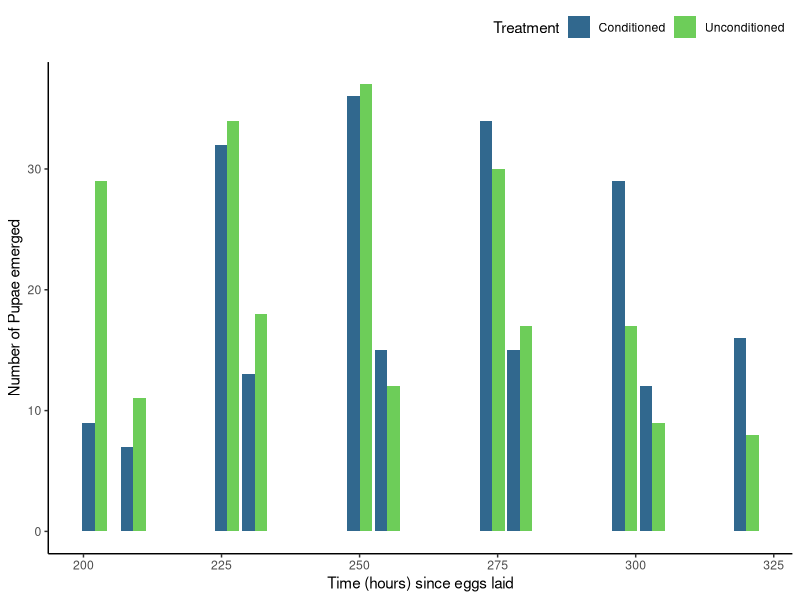

Generate this figure with R: (Note: this script raises an error after producing the figure.)
## Packages
library(tidyverse)
library(ggplot2)
library(readxl)
library(viridis)

## Read data in
pupae_fitness <- read_excel("data/puape_data.xlsx")

## choosing colours from virids to use
viridis_colors <- viridis(10)


#### PUPAE PLOT ####

## Creating a plot (bar plot for now)
pupae_fitness_plot <- ggplot(pupae_fitness, aes(x = `time (hours)`, y = pupae, fill = treatment)) +
  geom_bar(stat = "identity", position = "dodge") +
  #geom_line(aes(col = treatment), position = position_dodge(width = 1)) +
  scale_fill_manual(values = viridis_colors[c(4,8)], labels =  c("Conditioned", "Unconditioned")) +
  theme_classic() +
  theme(legend.position = "top",
        legend.justification = "right")+
  labs(x = "Time (hours) since eggs laid", 
       y = "Number of Pupae emerged") +
  labs(fill = "Treatment")






#### FLY FITNESS PLOT ####
fly_fitness_plot <- ggplot(fly_fitness_tidy_females, aes(x = `time_hours`, y = count, fill = females)) +
  geom_bar(stat = "identity", position = "dodge") +
  #geom_line(aes(col = treatment), position = position_dodge(width = 1)) +
  scale_fill_manual(values = viridis_colors[c(1,7,3,8)], labels =  c("Female Conditioned", "Female Unconditioned", "Male Conditioned", 'Male Unconditioned')) +
  theme_classic() + 
  theme(legend.position = "top",
        legend.justification = "right")+
  labs(x = "Time (hours) since eggs laid", 
       y = "Flies (male or female)") +
  labs(fill = "Treatment")



## Read data in
fly_fitness <- read_excel("data/fly_data.xlsx")

females_data <- subset(fly_fitness, select = c(time_hours, females, treatment))


fly_females_plot <- ggplot(females_data, aes(x = time_hours, y = females, fill = treatment)) +
  geom_bar(stat = "identity", position = "dodge") +
  scale_fill_manual(values = viridis_colors[c(4,8)], labels =  c("Conditioned", "Unconditioned")) +
  theme_classic() +
  theme(legend.position = "top",
        legend.justification = "right") +
  labs(x = "Time (hours) since eggs laid", 
       y = "Number of Females Emerged") +
  labs(fill = "Treatment")




males_data <- subset(fly_fitness, select = c(time_hours, males, treatment))


fly_males_plot <- ggplot(males_data, aes(x = time_hours, y = males, fill = treatment)) +
  geom_bar(stat = "identity", position = "dodge") +
  scale_fill_manual(values = viridis_colors[c(4,8)], labels =  c("Conditioned", "Unconditioned")) +
  theme_classic() +
  theme(legend.position = "none") +
  labs(x = "Time (hours) since eggs laid", 
       y = "Number of Males Emerged") +
  labs(fill = "Treatment")


## The Male and Female Plots 

fly_females_plot /
  fly_males_plot




total_females <- sum(females_data$females, na.rm = TRUE)
total_males <- sum(df$males, na.rm = TRUE)


total_females <- sum(fly_fitness_tidy$count[fly_fitness_tidy$gender == "females"])

# Calculate the total number of females for conditioned treatment
total_conditioned_females <- sum(fly_fitness_tidy$count[fly_fitness_tidy$gender == "females" & fly_fitness_tidy$treatment == "conditioned"], na.rm = TRUE)

# Calculate the total number of females for unconditioned treatment
total_unconditioned_females <- sum(fly_fitness_tidy$count[fly_fitness_tidy$gender == "females" & fly_fitness_tidy$treatment == "unconditioned"], na.rm = TRUE)


## Does this code right for Females v Males 


total_conditioned_males <- sum(fly_fitness_tidy$count[fly_fitness_tidy$gender == "males" & fly_fitness_tidy$treatment == "conditioned"], na.rm = TRUE)

# Calculate the total number of females for unconditioned treatment
total_unconditioned_males <- sum(fly_fitness_tidy$count[fly_fitness_tidy$gender == "males" & fly_fitness_tidy$treatment == "unconditioned"], na.rm = TRUE)



totals <- data.frame(
  Gender = c("Conditioned Females", "Unconditioned Females", "Conditioned Males", "Unconditioned Males"),
  Total = c(total_conditioned_females, total_unconditioned_females, total_conditioned_males, total_unconditioned_males)
)


totals$Gender <- factor(totals$Gender, levels = c("Conditioned Females", "Unconditioned Females", "Conditioned Males", "Unconditioned Males"))




total_plot <- ggplot(totals, aes(x = Gender, y = Total, fill = Gender)) +
  geom_bar(stat = "identity") +
  scale_fill_manual(values = viridis_colors[c(2,4,6,8)]) +
  labs(title = "",
       y = "Total Flies",
       x = "Sex and Treatment") +
  theme(legend.position = "none") +
  theme_classic()







fly_fitness_tidy <- tidyr::pivot_longer(data = fly_fitness ,
                                 cols = c( females, males),
                                 names_to = "gender",
                                 values_to = "count") %>% 
mutate(vial = vial)
  







fly_fitness %>% count(females)

total_females <- fly_fitness %>% 
  summarise(total_females = sum(females))












## Finds the sumn
summary_data <- fly_fitness %>%
  group_by(treatment, time_hours) %>%
  summarize(total_females = sum(females, na.rm = TRUE),
            total_males = sum(males, na.rm = TRUE)) %>%
  ungroup()


most_males_by_treatment <- summary_data %>%
  group_by(treatment) %>%
  summarise(max_total_males = max(total_males))

most_females_by_treatment <- summary_data %>%
  group_by(treatment) %>%
  summarise(max_total_males = max(total_males))

data <- summary_data[order(summary_data$total_females, summary_data$total_males), ]


summary_data_2 <- fly_fitness %>%
  group_by(treatment, time_hours) %>%
  summarize(total_females = median(females, na.rm = TRUE),
            total_males = median(males, na.rm = TRUE)) %>%
  ungroup()


most_males_by_treatment_2 <- summary_data_2 %>%
  group_by(treatment) %>%
  summarise(max_total_males = max(total_males))

most_females_by_treatment_2 <- summary_data_2 %>%
  group_by(treatment) %>%
  summarise(max_total_males = max(total_males))

data_2 <- summary_data_2[order(summary_data_2$total_females, summary_data_2$total_males), ]

## same results for median 


library(dplyr)

median_conditioned_females <- fly_fitness_tidy %>%
  filter(gender == "females", treatment == "conditioned") %>%
  group_by(vial) %>%
  summarise(median_count = median(count, na.rm = TRUE))

median_unconditioned_females <- fly_fitness_tidy %>%
  filter(gender == "females", treatment == "unconditioned") %>%
  group_by(vial) %>%
  summarise(median_count = median(count, na.rm = TRUE))

median_conditioned_males <- fly_fitness_tidy %>%
  filter(gender == "males", treatment == "conditioned") %>%
  group_by(vial) %>%
  summarise(median_count = median(count, na.rm = TRUE))

median_unconditioned_males <- fly_fitness_tidy %>%
  filter(gender == "males", treatment == "unconditioned") %>%
  group_by(vial) %>%
  summarise(median_count = median(count, na.rm = TRUE))


# Creating separate data frames for each condition
medians_conditioned_females <- data.frame(
  Gender = "Conditioned Females",
  Total = median_conditioned_females
)

medians_unconditioned_females <- data.frame(
  Gender = "Unconditioned Females",
  Total = median_unconditioned_females
)

medians_conditioned_males <- data.frame(
  Gender = "Conditioned Males",
  Total = median_conditioned_males
)

medians_unconditioned_males <- data.frame(
  Gender = "Unconditioned Males",
  Total = median_unconditioned_males
)

# Combining the data frames into a single data frame
medians <- bind_rows(medians_conditioned_females, 
                     medians_unconditioned_females, 
                     medians_conditioned_males, 
                     medians_unconditioned_males)


boxplot <- ggplot(medians, aes(x = Gender, y = Total.median_count, fill = Gender)) +
  geom_boxplot() +
  geom_point(aes(),
             size = 1,
             shape = 1,
             position = position_jitterdodge()) +
  # You can customize the appearance of the plot as needed
  labs(title = "Boxplot of Medians by Condition and Gender",
       x = "Group",
       y = "Median Value") +
  theme_classic()
library(ggplot2)

# Assuming your data has columns 'Gender' and 'Total.median_count' where 'Gender' indicates the gender (male/female), and 'Total.median_count' contains the median values

library(ggplot2)

# Assuming your data has columns 'Gender' and 'Total.median_count' where 'Gender' indicates the gender (male/female), and 'Total.median_count' contains the median values



fly_total_plots <- ggplot(fly_fitness_tidy, aes(x = gender, y = count, fill = treatment)) +
  geom_boxplot() +
  scale_fill_manual(values = viridis_colors[c(3,6)], labels =  c("Conditioned", "Unconditioned")) +
  theme_classic() +
  theme(legend.position = "top",
        legend.justification = "right") +
  labs(x = "Time (hours) since eggs laid", 
       y = "Number of Flies Emerged", 
       fill = "Treatment") +
  geom_point(aes(),
             size = 1,
             shape = 1,
             position = position_dodge(width=0.75)) +
  scale_x_discrete(labels = c("Females", "Males")) + 
  ylim(0,25)




  ggplot(medians, aes(x = Gender, y = Total.median_count, fill = Gender, pattern = Gender))+ 
    # geom_jitter(aes(x = diet,
    #                 y = fly_numbers,
    #                 fill = diet),
    #             width = 0.1,
    #             shape = 1) +
    geom_boxplot()+
    geom_boxplot_pattern(position = position_dodge(preserve = "single"),
                        color = "black",
                        pattern_fill = "white",
                        pattern_angle = 45,
                        pattern_density = 0.1,
                        pattern_spacing = 0.025,
                        pattern_key_scale_factor = 0.6) +
    geom_point(aes(),
               size = 1,
               shape = 1,
               position = position_jitterdodge()) +
    theme_classic()+
    labs(x = "Diet Condition",
         y = "Flies", 
         title = "")+
    scale_fill_manual(values = "red", "blue", "red", "blue") +  # Set fill colors for the boxplot
    scale_pattern_manual(values = c("stripe", "none", "stripe", "none")) +
    theme(legend.position = "none") +
    ylim(-0.01, 6)





# Calculate the total number of females for conditioned treatment
median_conditioned_females <- median(fly_fitness_tidy$count[fly_fitness_tidy$gender == "females" & fly_fitness_tidy$treatment == "conditioned"], na.rm = TRUE)

# Calculate the total number of females for unconditioned treatment
median_unconditioned_females <- median(fly_fitness_tidy$count[fly_fitness_tidy$gender == "females" & fly_fitness_tidy$treatment == "unconditioned"], na.rm = TRUE)


## Does this code right for Females v Males 


median_conditioned_males <- median(fly_fitness_tidy$count[fly_fitness_tidy$gender == "males" & fly_fitness_tidy$treatment == "conditioned"], na.rm = TRUE)

# Calculate the total number of females for unconditioned treatment
median_unconditioned_males <- median(fly_fitness_tidy$count[fly_fitness_tidy$gender == "males" & fly_fitness_tidy$treatment == "unconditioned"], na.rm = TRUE)



medians <- data.frame(
  Gender = c("Conditioned Females", "Unconditioned Females", "Conditioned Males", "Unconditioned Males"),
  Total = c(median_conditioned_females, median_unconditioned_females, median_conditioned_males, median_unconditioned_males)
)


medians$Gender <- factor(medians$Gender, levels = c("Conditioned Females", "Unconditioned Females", "Conditioned Males", "Unconditioned Males"))




median_plot <- ggplot(medians, aes(x = Gender, y = Total, fill = Gender)) +
  geom_bar(stat = "identity") +
  scale_fill_manual(values = viridis_colors[c(2,4,6,8)]) +
  labs(title = "",
       y = "Total Flies",
       x = "Sex and Treatment") +
  theme(legend.position = "none") +
  theme_classic()












# Calculate the mean number of females for conditioned treatment
mean_conditioned_females <- mean(fly_fitness_tidy$count[fly_fitness_tidy$gender == "females" & fly_fitness_tidy$treatment == "conditioned"], na.rm = TRUE)

# Calculate the mean number of females for unconditioned treatment
mean_unconditioned_females <- mean(fly_fitness_tidy$count[fly_fitness_tidy$gender == "females" & fly_fitness_tidy$treatment == "unconditioned"], na.rm = TRUE)

# Calculate the mean number of males for conditioned treatment
mean_conditioned_males <- mean(fly_fitness_tidy$count[fly_fitness_tidy$gender == "males" & fly_fitness_tidy$treatment == "conditioned"], na.rm = TRUE)

# Calculate the mean number of males for unconditioned treatment
mean_unconditioned_males <- mean(fly_fitness_tidy$count[fly_fitness_tidy$gender == "males" & fly_fitness_tidy$treatment == "unconditioned"], na.rm = TRUE)

means <- data.frame(
  Gender = c("Conditioned Females", "Unconditioned Females", "Conditioned Males", "Unconditioned Males"),
  Total = c(mean_conditioned_females, mean_unconditioned_females, mean_conditioned_males, mean_unconditioned_males)
)

means$Gender <- factor(means$Gender, levels = c("Conditioned Females", "Unconditioned Females", "Conditioned Males", "Unconditioned Males"))

mean_plot <- ggplot(means, aes(x = Gender, y = Total, fill = Gender)) +
  geom_bar(stat = "identity") +
  geom_point() +
  scale_fill_manual(values = viridis_colors[c(2,4,6,8)]) +
  labs(title = "",
       y = "Total Flies",
       x = "Sex and Treatment") +
  theme(legend.position = "none") +
  theme_classic()










# fly_fitness_tidy_males <- tidyr::pivot_longer(data = fly_fitness ,
#                                                 cols = c(males),
#                                                 names_to = "males",
#                                                 values_to = "count")
# 
# 
# fly_fitness_tidy_females$females <- paste(fly_fitness_tidy$females, fly_fitness_tidy$treatment, sep = "_")
# 
# 








# # Assuming your time_hours column is in fly_fitness_tidy dataframe
# fly_fitness_tidy$time_category <- cut(fly_fitness_tidy$time_hours, breaks = c(350, 450, 550), labels = c("350-450", "450-550"), include.lowest = TRUE)
# 
# # Assuming your time_hours column is in fly_fitness_tidy dataframe
# # Creating two separate dataframes based on time_category
# 
# # Subset for time category 350-450
# fly_fitness_350_450 <- fly_fitness_tidy[fly_fitness_tidy$time_category == "350-450", ]
# 
# # Subset for time category 450-550
# fly_fitness_450_550 <- fly_fitness_tidy[fly_fitness_tidy$time_category == "450-550", ]
# 
# 
# 
# one <- ggplot(fly_fitness_350_450 , aes(x = time_hours, y = count, fill = sex_treatment)) +
#   geom_bar(position="dodge", stat="identity") +
#   theme_bw() + 
#   theme(legend.position = "none") + 
#   ylim(0,30) +
#   xlim(350,450) 
# 
# two <- ggplot(fly_fitness_450_550 , aes(x = time_hours, y = count, fill = sex_treatment)) +
#   geom_bar(position="dodge", stat="identity") + 
#   theme_bw() +
#   theme(legend.position = "none") + 
#   ylim(0,30)+
#   xlim(450,550) + 
#   ylab("") 
# 
# one + two



